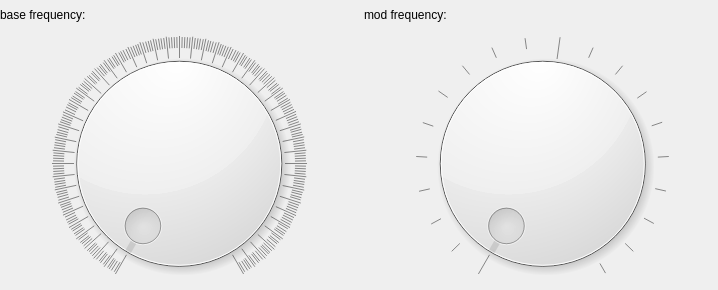
<?xml version="1.0" encoding="UTF-8"?>
<ui version="4.0">
 <class>Sinedial</class>
 <widget class="QWidget" name="Sinedial">
  <property name="geometry">
   <rect>
    <x>0</x>
    <y>0</y>
    <width>718</width>
    <height>290</height>
   </rect>
  </property>
  <property name="touch midi dial" stdset="0">
   <string>Form</string>
  </property>
  <widget class="QWidget" name="horizontalLayoutWidget">
   <property name="geometry">
    <rect>
     <x>0</x>
     <y>0</y>
     <width>721</width>
     <height>291</height>
    </rect>
   </property>
   <layout class="QHBoxLayout" name="horizontalLayout">
    <item>
     <layout class="QVBoxLayout" name="verticalLayout">
      <item>
       <widget class="QLabel" name="label">
        <property name="maximumSize">
         <size>
          <width>16777215</width>
          <height>30</height>
         </size>
        </property>
        <property name="text">
         <string>base frequency:</string>
        </property>
       </widget>
      </item>
      <item>
       <widget class="QDial" name="dial_base_freq">
        <property name="minimum">
         <number>50</number>
        </property>
        <property name="maximum">
         <number>2000</number>
        </property>
        <property name="invertedAppearance">
         <bool>false</bool>
        </property>
        <property name="invertedControls">
         <bool>false</bool>
        </property>
        <property name="notchesVisible">
         <bool>true</bool>
        </property>
       </widget>
      </item>
     </layout>
    </item>
    <item>
     <layout class="QVBoxLayout" name="verticalLayout_2">
      <item>
       <widget class="QLabel" name="label_2">
        <property name="sizePolicy">
         <sizepolicy hsizetype="Preferred" vsizetype="Minimum">
          <horstretch>0</horstretch>
          <verstretch>0</verstretch>
         </sizepolicy>
        </property>
        <property name="maximumSize">
         <size>
          <width>16777215</width>
          <height>30</height>
         </size>
        </property>
        <property name="text">
         <string>mod frequency:</string>
        </property>
       </widget>
      </item>
      <item>
       <widget class="QDial" name="dial_mod_freq">
        <property name="minimum">
         <number>1</number>
        </property>
        <property name="maximum">
         <number>20</number>
        </property>
        <property name="notchesVisible">
         <bool>true</bool>
        </property>
       </widget>
      </item>
     </layout>
    </item>
   </layout>
  </widget>
 </widget>
 <resources/>
 <connections/>
</ui>
